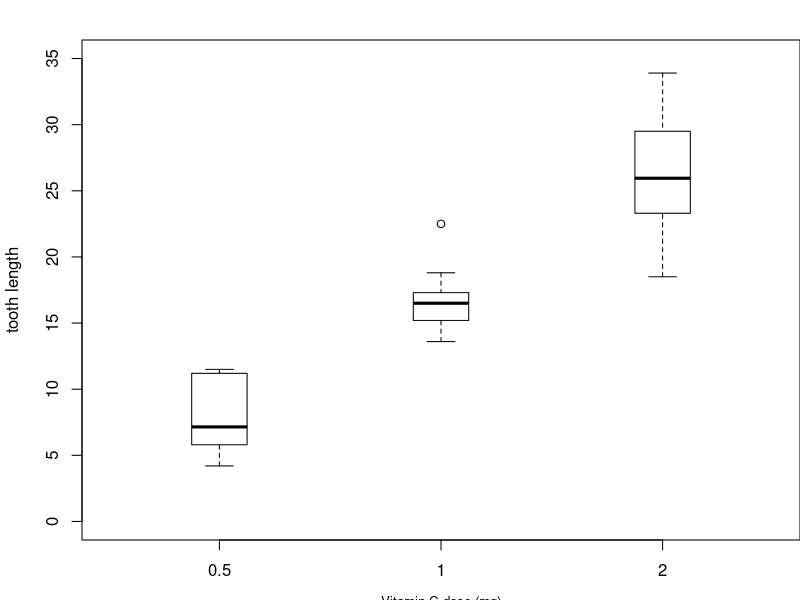
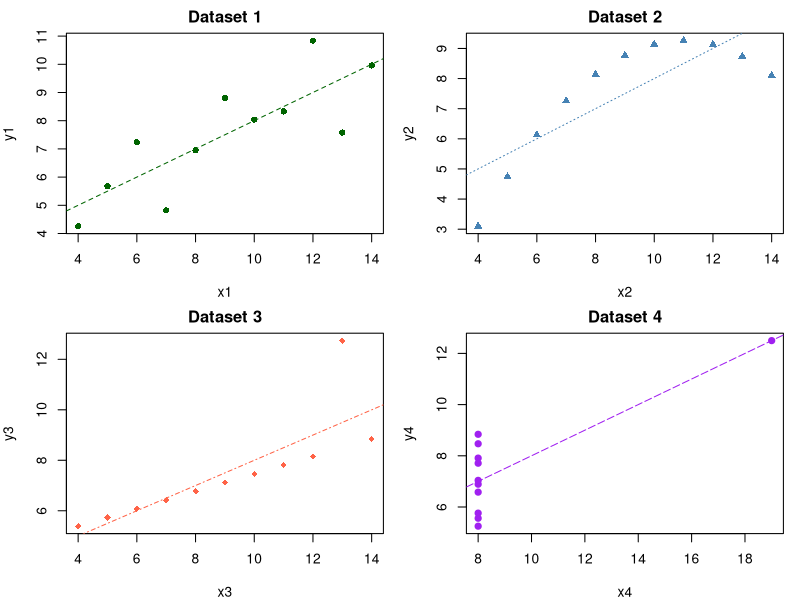

Write R code to recreate these figures, in order.
## ---- chunk 1
# Boxplot
par(mar=c(3, 4.1, 2, 0))
boxplot(len ~ dose, data = ToothGrowth,
        boxwex = 0.25, at = 1:3 - 0.2,
        subset= supp == "VC", col="white",
        xlab="",
        ylab="tooth length", ylim=c(0,35))
mtext("Vitamin C dose (mg)", side=1, line=2.5, cex=0.8)
## ---- chunk 2
# Fitting Regression Models
lm1 <- lm(y1 ~ x1, data = anscombe)
lm2 <- lm(y2 ~ x2, data = anscombe)
lm3 <- lm(y3 ~ x3, data = anscombe)
lm4 <- lm(y4 ~ x4, data = anscombe)
# Print summaries
summary(lm1)
summary(lm2)
summary(lm3)
summary(lm4)

# Set up 2x2 plot layout
par(mfrow = c(2, 2), mar = c(4, 4, 2, 1))

# Dataset 1
plot(anscombe$x1, anscombe$y1,
     main = "Dataset 1",
     xlab = "x1", ylab = "y1",
     col = "darkgreen", pch = 16)
abline(lm1, col = "darkgreen", lty = 2)

# Dataset 2
plot(anscombe$x2, anscombe$y2,
     main = "Dataset 2",
     xlab = "x2", ylab = "y2",
     col = "steelblue", pch = 17)
abline(lm2, col = "steelblue", lty = 3)

# Dataset 3
plot(anscombe$x3, anscombe$y3,
     main = "Dataset 3",
     xlab = "x3", ylab = "y3",
     col = "tomato", pch = 18)
abline(lm3, col = "tomato", lty = 4)

# Dataset 4
plot(anscombe$x4, anscombe$y4,
     main = "Dataset 4",
     xlab = "x4", ylab = "y4",
     col = "purple", pch = 19)
abline(lm4, col = "purple", lty = 5)
